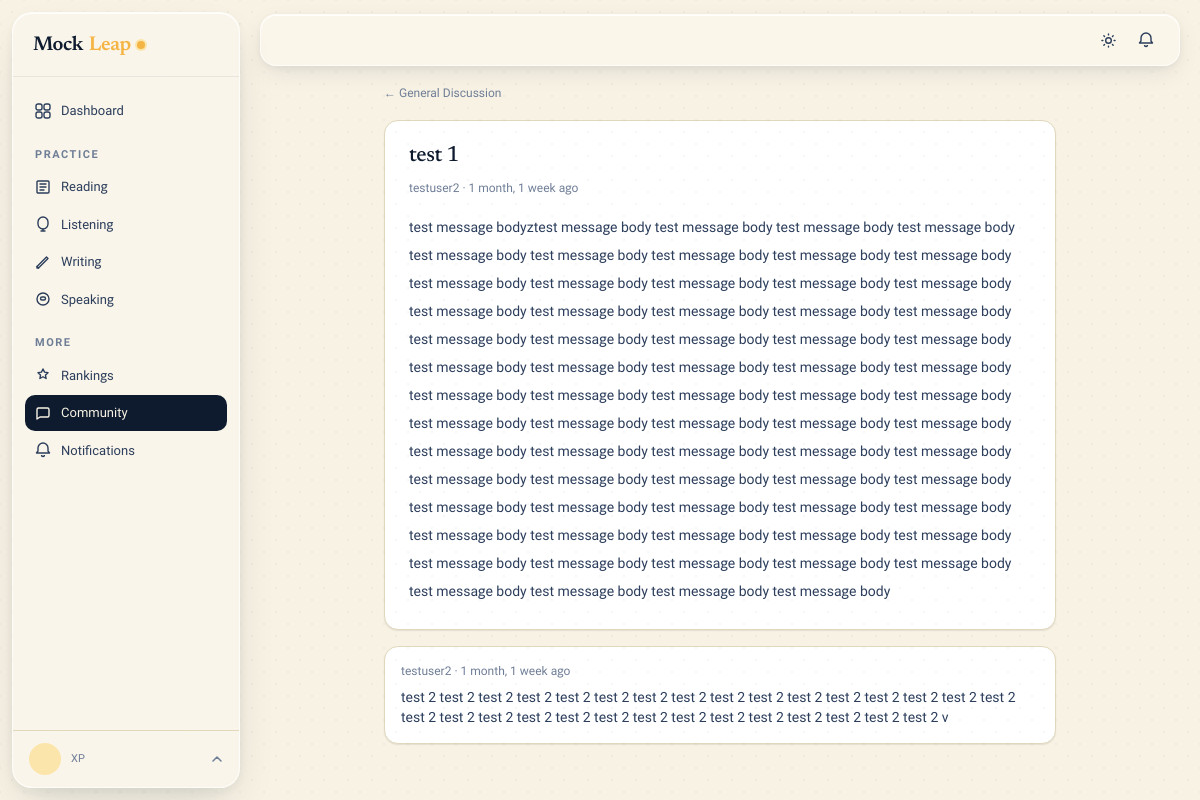
The page /community/general/1/ on the database its author committed.
### apps/community/models.py (models this page shows, shortened)
class Room(models.Model):
    name = models.CharField(max_length=100)
    slug = models.SlugField(unique=True)
    description = models.TextField(blank=True)
    icon = models.CharField(max_length=50, default='users')
    post_count = models.PositiveIntegerField(default=0)
    created_at = models.DateTimeField(auto_now_add=True)

class Post(models.Model):
    room = models.ForeignKey(Room, on_delete=models.CASCADE, related_name='posts')
    author = models.ForeignKey(settings.AUTH_USER_MODEL, on_delete=models.CASCADE, related_name='posts')
    title = models.CharField(max_length=300)
    content = models.TextField()
    pinned = models.BooleanField(default=False)
    views = models.PositiveIntegerField(default=0)
    created_at = models.DateTimeField(auto_now_add=True)
    updated_at = models.DateTimeField(auto_now=True)
    class Meta:
        ordering = ['-pinned', '-created_at']

class Reply(models.Model):
    post = models.ForeignKey(Post, on_delete=models.CASCADE, related_name='replies')
    author = models.ForeignKey(settings.AUTH_USER_MODEL, on_delete=models.CASCADE)
    content = models.TextField()
    created_at = models.DateTimeField(auto_now_add=True)
    class Meta:
        ordering = ['created_at']

### apps/accounts/models.py (models this page shows, shortened)
class User(AbstractUser):
    ROLE_STUDENT = 'student'
    ROLE_TEACHER = 'teacher'
    ROLE_ADMIN = 'admin'
    ROLE_CHOICES = [
        (ROLE_STUDENT, 'Student'),
        (ROLE_TEACHER, 'Teacher'),
        (ROLE_ADMIN, 'Admin'),
    ]
    email = models.EmailField(unique=True)
    role = models.CharField(max_length=10, choices=ROLE_CHOICES, default=ROLE_STUDENT)
    avatar = models.ImageField(upload_to='avatars/', null=True, blank=True)
    bio = models.TextField(blank=True)
    target_band = models.DecimalField(max_digits=3, decimal_places=1, null=True, blank=True)
    test_date = models.DateField(null=True, blank=True)
    country = models.CharField(max_length=100, blank=True)
    timezone = models.CharField(max_length=50, default='UTC')
    dark_mode = models.BooleanField(default=False)
    email_notifications = models.BooleanField(default=True)
    xp = models.PositiveIntegerField(default=0)
    streak_days = models.PositiveIntegerField(default=0)
    last_active = models.DateField(null=True, blank=True)
    created_at = models.DateTimeField(auto_now_add=True)
    USERNAME_FIELD = 'email'
    REQUIRED_FIELDS = ['username']
    class Meta:
        verbose_name = 'User'
        verbose_name_plural = 'Users'

### apps/community/views.py (the view)
# urls.py: path('<slug:slug>/<int:pk>/', views.post_detail, name='thread'),
def post_detail(request, slug, pk):
    room = get_object_or_404(Room, slug=slug)
    post = get_object_or_404(Post, pk=pk, room=room)
    post.views += 1
    post.save(update_fields=['views'])
    replies = post.replies.select_related('author').all()
    return render(request, 'community/thread.html', {'room': room, 'post': post, 'replies': replies})

### apps/core/context_processors.py (called while the page is built)
def site_context(request):
    ctx = {
        'brand': getattr(settings, 'MOCKLEAP_BRAND', 'MockLeap'),
        'dark_mode': getattr(request.user, 'dark_mode', False) if request.user.is_authenticated else False,
        'unread_count': 0,
    }
    if request.user.is_authenticated:
        try:
            from apps.notifications.models import Notification
            ctx['unread_count'] = Notification.objects.filter(user=request.user, is_read=False).count()
        except Exception:
            pass
    return ctx

### templates/community/thread.html (shortened to what this page needs)
{% extends "layouts/app.html" %}
{% block content %}
<div class="max-w-2xl mx-auto">
  <div class="mb-4"><a href="{% url 'community:posts' room.slug %}" class="t-meta text-xs hover:underline">← {{ room.name }}</a></div>
  <div class="ml-card p-6 mb-4">
    <h1 class="h-display mb-3" style="font-size:22px;">{{ post.title }}</h1>
    <div class="t-meta mb-4">{{ post.author.username }} · {{ post.created_at|timesince }} ago</div>
    <div class="t-body leading-7">{{ post.content|linebreaks }}</div>
  </div>
  <div class="space-y-3 mb-6">
    {% for reply in replies %}
    <div class="ml-card p-4">
      <div class="t-meta text-xs mb-2">{{ reply.author.username }} · {{ reply.created_at|timesince }} ago</div>
      <div class="t-body text-sm">{{ reply.content|linebreaks }}</div>
    </div>
    {% endfor %}
  </div>
</div>
{% endblock %}

### static/css/main.css (style rules this page uses)
*,:after,:before { --tw-border-spacing-x:0;--tw-border-spacing-y:0;--tw-translate-x:0;--tw-translate-y:0;--tw-rotate:0;--tw-skew-x:0;--tw-skew-y:0;--tw-scale-x:1;--tw-scale-y:1;--tw-pan-x: ;--tw-pan-y: ;--tw-pinch-zoom: ;--tw-scroll-snap-strictness:proximity;--tw-gradient-from-position: ;--tw-gradient-via-position: ;--tw-gradient-to-position: ;--tw-ordinal: ;--tw-slashed-zero: ;--tw-numeric-figure: ;--tw-numeric-spacing: ;--tw-numeric-fraction: ;--tw-ring-inset: ;--tw-ring-offset-width:0px;--tw-ring-offset-color:#fff;--tw-ring-color:rgba(59,130,246,.5);--tw-ring-offset-shadow:0 0 #0000;--tw-ring-shadow:0 0 #0000;--tw-shadow:0 0 #0000;--tw-shadow-colored:0 0 #0000;--tw-blur: ;--tw-brightness: ;--tw-contrast: ;--tw-grayscale: ;--tw-hue-rotate: ;--tw-invert: ;--tw-saturate: ;--tw-sepia: ;--tw-drop-shadow: ;--tw-backdrop-blur: ;--tw-backdrop-brightness: ;--tw-backdrop-contrast: ;--tw-backdrop-grayscale: ;--tw-backdrop-hue-rotate: ;--tw-backdrop-invert: ;--tw-backdrop-opacity: ;--tw-backdrop-saturate: ;--tw-backdrop-sepia: ;--tw-contain-size: ;--tw-contain-layout: ;--tw-contain-paint: ;--tw-contain-style: }
*,:after,:before { box-sizing:border-box;border:0 solid #e5e7eb }
:after,:before { --tw-content:"" }
:host,html { line-height:1.5;-webkit-text-size-adjust:100%;-moz-tab-size:4;-o-tab-size:4;tab-size:4;font-family:Geist,ui-sans-serif,-apple-system,Segoe UI,sans-serif;font-feature-settings:normal;font-variation-settings:normal;-webkit-tap-highlight-color:transparent }
body { margin:0;line-height:inherit }
h1,h2,h3,h4,h5,h6 { font-size:inherit;font-weight:inherit }
a { text-decoration:inherit }
blockquote,dd,dl,figure,h1,h2,h3,h4,h5,h6,hr,p,pre { margin:0 }
* { box-sizing:border-box }
html { scroll-behavior:smooth }
body { font-family:var(--sans,"Geist",ui-sans-serif,sans-serif);background:var(--bg);color:var(--ink);-webkit-font-smoothing:antialiased;font-feature-settings:"ss01","cv11" }
a { color:inherit }
.ml-card { border:.5px solid var(--border);border-radius:14px;box-shadow:var(--sh-1) }
.ml-card,.ml-card-2 { background:var(--surface) }
.h-display { font-family:Newsreader,ui-serif,Georgia,serif;font-weight:500;letter-spacing:-.022em;line-height:1.02;color:var(--ink) }
.t-meta { font-size:12px;color:var(--muted) }
.t-body { font-size:14px }
.t-body,.t-lead { color:var(--ink-2);line-height:1.55 }
.mx-auto { margin-left:auto;margin-right:auto }
.mb-2 { margin-bottom:.5rem }
.mb-3 { margin-bottom:.75rem }
.mb-4 { margin-bottom:1rem }
.mb-6 { margin-bottom:1.5rem }
.min-h-screen { min-height:100vh }
.max-w-2xl { max-width:42rem }
.p-4 { padding:1rem }
.p-6 { padding:1.5rem }
.text-sm { font-size:.875rem;line-height:1.25rem }
.text-xs { font-size:.75rem;line-height:1rem }
.leading-7 { line-height:1.75rem }
:root { --bg:#f7f2e4;--bg-2:#faf6ec;--surface:#fff;--surface-2:#fbf7eb;--surface-3:#f0e9d2;--inset:#efe7ce;--ink:#0e1b2e;--ink-2:#2c3e5c;--ink-3:#4a5a77;--muted:#6f7e97;--muted-2:#94a0b7;--faint:#c7bfa9;--on-accent:#1a1206;--border:#e1d8bc;--border-2:#d4c9a8;--border-strong:#b9ac85;--hair:rgba(14,27,46,.08);--accent:#f5b544;--accent-2:#e89a1b;--accent-soft:#fce5aa;--primary:#1f3a68;--ok:#2d7d5c;--ok-soft:#d6ebdd;--warn:#c2410c;--warn-soft:#fbd8b5;--rose:#c03e5c;--violet:#7e4ec0;--teal:#0e9488;--sh-1:0 1px 0 rgba(14,27,46,.04),0 1px 2px rgba(14,27,46,.05);--sh-2:0 1px 0 rgba(14,27,46,.04),0 6px 16px -4px rgba(14,27,46,.1);--sh-3:0 1px 0 rgba(14,27,46,.04),0 18px 40px -10px rgba(14,27,46,.18) }

### static/css/design.css (style rules this page uses)
.ml-card { transition: transform .18s cubic-bezier(.22,.68,0,1.2), box-shadow .18s ease !important; }

### rows shown on the page
Room: name "General Discussion"
Post: title "test 1", author.username "testuser2", created_at "1 month, 1 week", content "test message bodyztest message body test message body test message body test message body test message body test message body test message body test message body test message body test message body test message body test message body test message body test message body test message body test message body test message body test message body test message body test message body test message body test message body test message body test message body test message body test message body test message body test message body test message body test message body test message body test message body test message body test message body test message body test message body test message body test message…"
Reply: author.username "testuser2", created_at "1 month, 1 week", content "test 2 test 2 test 2 test 2 test 2 test 2 test 2 test 2 test 2 test 2 test 2 test 2 test 2 test 2 test 2 test 2 test 2 test 2 test 2 test 2 test 2 test 2 test 2 test 2 test 2 test 2 test 2 test 2 test 2 test 2 v"
